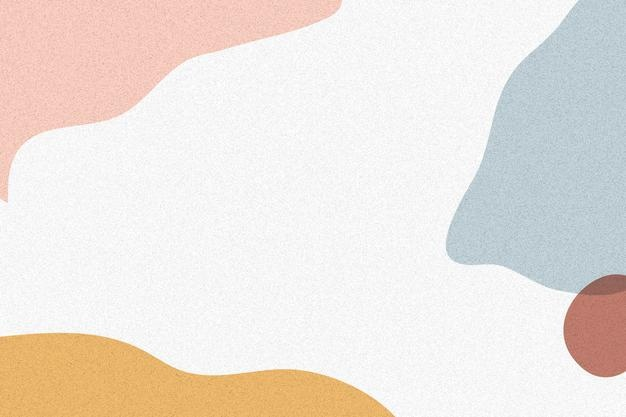
#> input picture projet22/build/classes/images/248949616_581517196512059_5538084079548449834_n.jpg, 626 x 417 px
$ python -i preprocessing.py   (imports and definitions only)
#> lines starting #> are read from the running program, lines starting #| are printed output that depends on the picture
import re

import cv2
import numpy as np
from scipy.interpolate import UnivariateSpline
from scipy.constants import value


def grayscale(path_image):
    image = cv2.imread(path_image, 0)
    return cv2.cvtColor(image, cv2.COLOR_BGR2GRAY)


# [6 lines left out: function erosion, not called in this run]


def binarization(path_image):
    image = cv2.imread(path_image, 0)
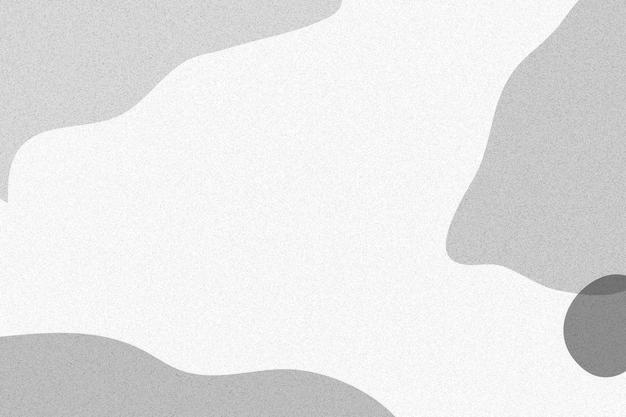
#> image: shape (417, 626); min 96, max 255, mean 229.3
    img = cv2.bitwise_not(image)
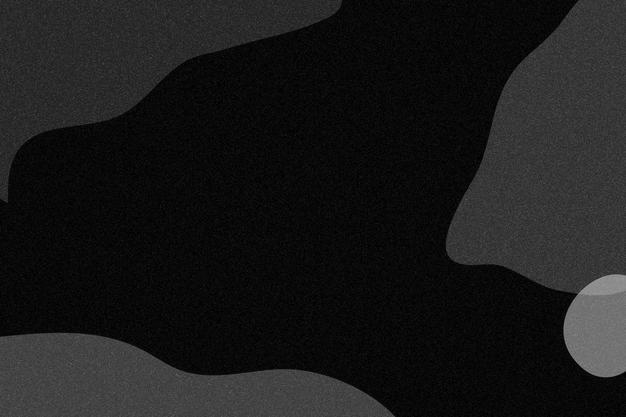
#> img: shape (417, 626); min 0, max 159, mean 25.7
    gray_img = grayscale(img)

    thresh, im_bw = cv2.threshold(gray_img, 105, 255, cv2.THRESH_BINARY)

    kernel = np.ones((1, 1), np.uint8)
    erosion = cv2.erode(im_bw, kernel, iterations=1)

    return erosion, im_bw, img, gray_img


# [66 lines left out: functions blurred_image, luminosite, noise_removal, sharpened_image, prepString, not called in this run]

#> (the run stopped early here; a loop or call above may not have finished)
